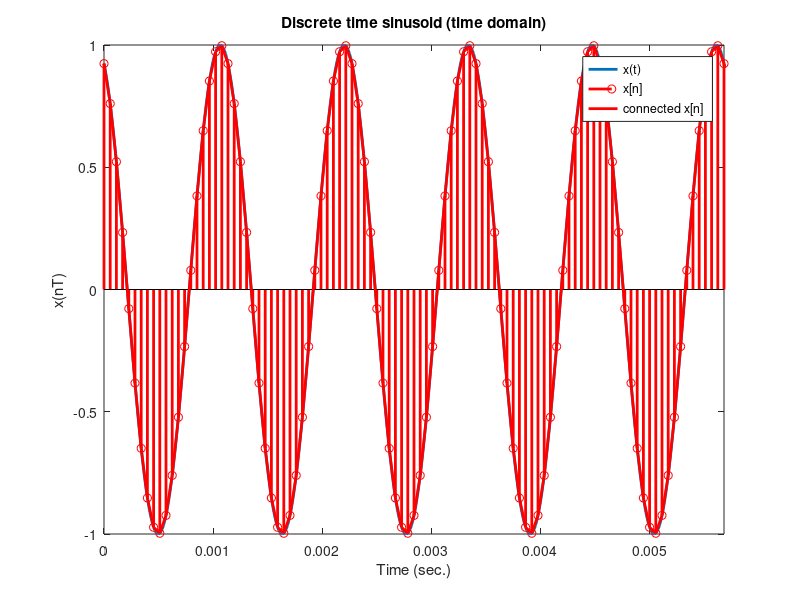

MATLAB code to generate this figure: (Note: this script raises an error after producing the figure.)
%%
%   Computer HW1: Experiencing sinusoidal signals and sampling
%	sample codes (Matlab script)
%					
%
%
%                                   Edited by Meng-Lin Li, 02/27/2019
%									Modified by Meng-Lin Li, 03/12/2020

%% -----------------------------------------------------
%% ---------- Codes for Problems 1 and 2 ----------
%% ------------------------------------------------------
% ---------- Generate sampled cosine/discrete-time sinusoid ----------
f0 = 880; % frequency in Hz
total_time = 5; % in sec.

% !!! Sampling in time 
fsRatio = 20;
fs = f0*fsRatio; % sampling sampling rate in Hz
T = 1/fs;  % sampling interval in time
A = 1; % magnitude
phi = pi/8; % phase

t = (0:T:total_time);  % time axis
% x(t) = A*cos(2*pi*f0*t+phi) where A: magnitude (>= 0), f0: 1/(fundamental period), phi: phase
x_CT = A*cos(2*pi*f0*(0:1/(f0*100):total_time)+phi); % x(t), sampling rate is high enough so that x_CT is a good approximation to the CT signal 
%x_CT2 = A*cos(2*pi*f0*(0 + (1/f0) : 1/(f0*100) : total_time + (1/f0))+phi);
x_DT = A*cos(2*pi*f0*t+phi);  % x[n] = x(nT), sampled cosine/discrete time sinusoid
%Npoint = length(x_DT);   % number of points in sampled cosine
sound(x_DT,fs); % play the signal by the sound card, type "help sound" (without the double quote) under MATLAB console to see the usage of sound()

figure
% type "help plot" (without the double quote) under MATLAB console to see the usage of plot().
% type "help stem" to see the usage of stem().
%plot((0:1/(f0*100):total_time), x_CT,'-o', 'linewidth', 2);
plot((0:1/(f0*100):total_time), x_CT,'-', 'linewidth', 2); % CT signal
%plot((0:1/(f0*100):total_time), x_CT2,'-*', 'linewidth', 2); % CT signal
hold on
stem(t, x_DT,'r', 'linewidth', 2); % DT signal
plot(t, x_DT,'r', 'linewidth', 2); % connet the dots, i.e., connect DT x[n]
xlabel('Time (sec.)');
ylabel('x(nT)');
title('Discrete time sinusoid (time domain)');
axis([0 1/f0*5 -A A]); % only observe the signal from time 0 to time 1/f0*3.  once you remove this line, you can see the whole sampled signal (from 0 to 5 sec.)
legend('x(t)', 'x[n]', 'connected x[n]')

% ---------- Problem 1 ----------
% (a) proof x_CT is a periodic signal with a frequency of 1/f0 mathematically and via MATLAB graphic illustration
% (b) Change A from 0.25 to 0.5, to 1, and tell the changes in the signal you observe and hear
% (c) Change f0 from 220 to 440, to 880, and tell the changes in the signal you observe and hear
% (d) Change phi from 0 to pi/8, to pi/4, to pi/2, to pi, to 3*pi/2, to 2*pi and tell the changes in the signal you observe and hear, what type of transformation of the independent variable? justify your answer.


% ---------- Problem 2 ----------
% (a) change fsRatio from 20 down to 1.2 (at least try fsRatio = 20, 4, 2.5, 2.2, 2, 1.8, 1.4, and 1.2), and tell any differences among the sounds or any differnces among the DT signals
% (b) following (a), please tell, what feature of the signal, magnitude, frequency, phase
% is changed after the sampling so that you hear the incorrect sound
% (i.e.,the sound is the not same as the sound of x(t))
% Please tell once you lower down the fs, will the oscillation rate of the origial signal be kept?
% To kept the osillation rate, what should be the smallest fs
% (c) Modify the code sound(x_DT,fs) at Line 29 to sound(x_DT,2*fs) and sound(x_DT,fs/2), respectively. Tell the changes and why.

% ---------- for fun, following 2(c) ----------
% Why is Fs chosen as 44100 Hz?
[x, Fs] = audioread('sister_12sec.wav'); % wavread() for the old version of MATLAB, Assume the sound is recorded at n = 0
										 % if you want, you can read 'sister_32sec.wav'
										 % x: the DT audio signal
										 % Fs: sampling rate in Hz
sound(x,Fs);
pause
sound(x,2*Fs);
pause
sound(x,Fs/2);



%% -----------------------------------------------------
%% ---------- Codes for Problem 3 ----------
%% -----------------------------------------------------
N = 100; % total time in normalized time
n = (0:1:N-1);  % time axis, normalized time
k = 3; % integer, 1, 2, 3, 4, 5, 6, 7, 8, 9, ... 
f1 = 1/N*k; % frequency
m = 5; % integer, from 1 to 2, 3, 4, 5, 6, 7, 8, 9, ...
f2 = 1/N*m; % frequency

% DT complex sinusoids or DT complex exponential signals
x1 =  exp(sqrt(-1)*(2*pi*f1*n)); % type "help sqrt" under MATLAB console to see the definition of sqrt()
x2 =  exp(sqrt(-1)*(2*pi*f2*n));

% type "help sum" under MATLAB console to see the usage of sum().
% type "help conj" under MATLAB console to see the usage of conj().
y = sum(x1.*conj(x2));

% ---------- Problem 3 (pure DT signal) ----------
% (a) please write down the math eq. of y, what mathematical operation is performed by the eq.? i.e., Generally, what do we call this mathematical operation, the name of this operation?
% (b) vary k and m from 1 to 50, respectively, and tell the change in y you observe and do you find any rule?
%   You can try the following codes which varies k and m via looping and
%   shows you how to display y as a function of k and m

K = 50;
M = 50;
y = zeros(K,M);
for k = 1:1:K,
   for  m = 1:1:M,
       f1 = 1/N*k; % frequency 
       f2 = 1/N*m; % frequency
       x1 =  exp(sqrt(-1)*(2*pi*f1*n));
       x2 =  exp(sqrt(-1)*(2*pi*f2*n));
       y(k,m) = sum(x1.*conj(x2));
   end
end   
figure
imagesc(abs(y)) % display y as a function of k and m
colormap(gray)
colorbar
axis image
xlabel('m')
ylabel('k')
title('y')


